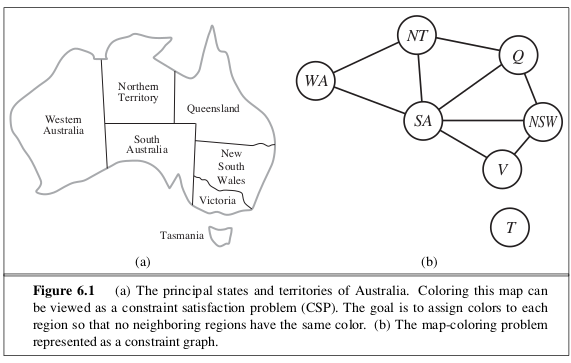
#> input picture map-coloring/backend/uploads/1ef4ce3b-0c62-4640-8de7-5ef9d3bf103c/original.png, 571 x 363 px
$ python -i detection_service.py   (imports and definitions only)
#> lines starting #> are read from the running program, lines starting #| are printed output that depends on the picture; after the words box and inside, x2 and y2 are one past the last pixel; in counts of white or black regions, pixels touching at a corner belong together
"""
AI/ML Pipeline for Region Detection using OpenCV + scikit-image
"""
import cv2
import numpy as np
from PIL import Image
import os
from typing import List, Dict, Tuple, Any
import json

def detect_regions(image_path: str, sensitivity: float = 0.5, session_id: str = "") -> Dict[str, Any]:
    """
    Detect enclosed regions in a map image using:
    1. Grayscale conversion
    2. Gaussian blur
    3. Canny edge detection
    4. Contour detection
    5. Region labeling
    """
#> called with sensitivity = 0.5, session_id = ''

    # Load image
    img_bgr = cv2.imread(image_path)
#> img_bgr is the input picture: shape (363, 571, 3); mean B, G, R 242.7, 242.7, 242.8
    if img_bgr is None:
        raise ValueError(f"Could not load image: {image_path}")

    img_rgb = cv2.cvtColor(img_bgr, cv2.COLOR_BGR2RGB)
    h, w = img_bgr.shape[:2]
#> h = 363; w = 571

    # Step 1: Convert to grayscale
    gray = cv2.cvtColor(img_bgr, cv2.COLOR_BGR2GRAY)

    # Step 2: Gaussian blur to reduce noise
    blurred = cv2.GaussianBlur(gray, (5, 5), 0)
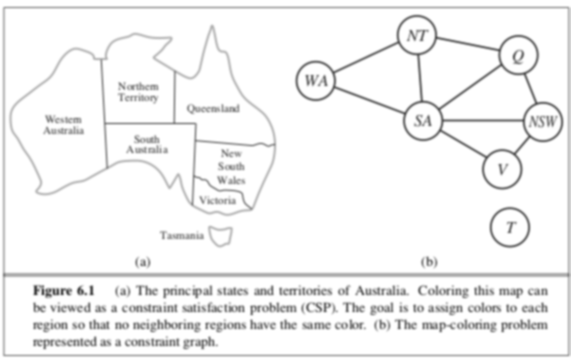
#> blurred: shape (363, 571); min 71, max 255, mean 242.7

    # Step 3: Canny edge detection (sensitivity controls thresholds)
    low_thresh = int(30 * (1 - sensitivity) + 10)
    high_thresh = int(150 * (1 - sensitivity) + 50)
    edges = cv2.Canny(blurred, low_thresh, high_thresh)
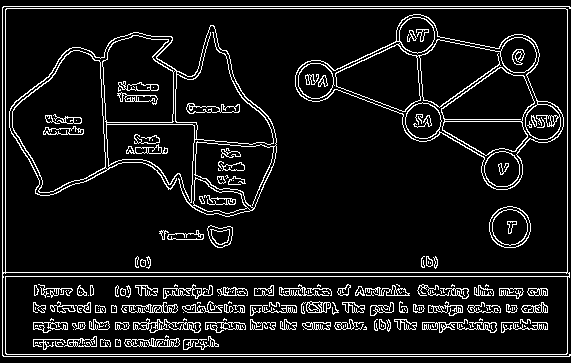
#> edges: shape (363, 571); 9.2% white in thin lines or dots

    # Step 4: Dilate edges to close gaps
    kernel = np.ones((3, 3), np.uint8)
    edges_dilated = cv2.dilate(edges, kernel, iterations=2)
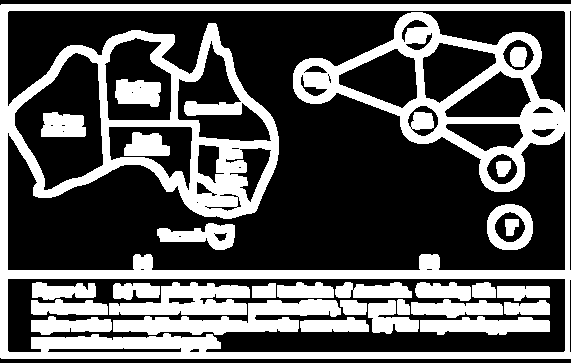
#> edges_dilated: shape (363, 571); 34.8% white; 28 white regions

    # Step 5: Find contours (regions)
    contours, hierarchy = cv2.findContours(
        edges_dilated, cv2.RETR_CCOMP, cv2.CHAIN_APPROX_SIMPLE
    )
#> contours = 77 contours, 19 with area under 20; largest, box (x1, y1, x2, y2) and area: (0, 4, 571, 359) 201448, (7, 10, 566, 271) 86719, (7, 278, 566, 353) 38490, (14, 52, 104, 191) 7994, (104, 37, 172, 121) 4575

    # Step 6: Filter contours by area (remove tiny noise)
    min_area = (w * h) * 0.005  # At least 0.5% of image area
#> min_area = 1036.4
    max_area = (w * h) * 0.95   # At most 95% of image
#> max_area = 196909.3

    valid_contours = []
    for i, cnt in enumerate(contours):
        area = cv2.contourArea(cnt)
        if min_area < area < max_area:
            valid_contours.append(cnt)
#> this loop made 77 passes
#> area on passes 1 to 12: 744, 1581.5, 948.5, 510, 948, 308, 1067, 151.5, 3464.5, 870.5, 581, 274
#> after the loop, valid_contours = 16 contours; largest, box (x1, y1, x2, y2) and area: (7, 10, 566, 271) 86719, (7, 278, 566, 353) 38490, (14, 52, 104, 191) 7994, (104, 37, 172, 121) 4575, (177, 40, 272, 142) 3972

    # Limit to reasonable number of regions
    valid_contours = sorted(valid_contours, key=cv2.contourArea, reverse=True)[:50]

    # Step 7: Build region data
    regions = []
    region_mask = np.zeros((h, w), dtype=np.int32)

    for idx, cnt in enumerate(valid_contours):
        region_id = idx + 1
        area = cv2.contourArea(cnt)

        # Compute centroid
        M = cv2.moments(cnt)
        if M["m00"] > 0:
            cx = int(M["m10"] / M["m00"])
            cy = int(M["m01"] / M["m00"])
        else:
            x, y, ww, hh = cv2.boundingRect(cnt)
            cx, cy = x + ww // 2, y + hh // 2

        # Bounding box
        x, y, bw, bh = cv2.boundingRect(cnt)

        # Fill region mask
        cv2.drawContours(region_mask, [cnt], -1, region_id, thickness=-1)

        regions.append({
            "id": region_id,
            "label": f"R{region_id}",
            "area": float(area),
            "centroid": [float(cx), float(cy)],
            "bounding_box": [int(x), int(y), int(bw), int(bh)],
            "color": None,
            "contour_points": cnt.reshape(-1, 2).tolist()[:50]  # Limit points
        })
#> this loop made 16 passes
#> (area, cx, cy, bw, bh) on passes 1 to 12: (86719, 296, 158, 559, 261), (38490, 297, 312, 559, 75), (7994, 64, 122, 90, 139), (4575, 136, 83, 68, 84), (3972.5, 219, 104, 95, 102), (3464.5, 235, 319, 228, 36), (3176.5, 154, 146, 85, 65), (2929.5, 384, 78, 80, 61), (2840, 188, 301, 141, 33), (2739.5, 452, 69, 75, 62), (2512, 492, 99, 88, 48), (1690, 509, 226, 46, 46)
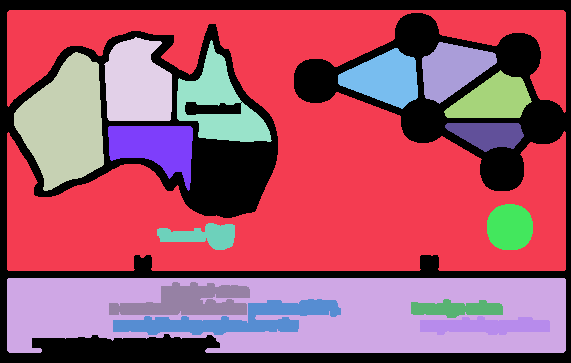
#> region_mask: shape (363, 571) int32; 17 distinct labels, from 0 to 16; one colour per label, 0 black
#> after the loop, regions = 16 items

    # Step 8: Create visualization overlay
    overlay = img_rgb.copy()
    colors_palette = [
        (255, 100, 100), (100, 200, 100), (100, 100, 255),
        (255, 200, 100), (200, 100, 255), (100, 255, 200),
        (255, 150, 200), (150, 255, 150), (200, 150, 255),
        (255, 255, 100), (100, 200, 255), (255, 100, 200),
    ]

    # Draw contours with semi-transparency
    overlay_layer = overlay.copy()
    for idx, (cnt, region) in enumerate(zip(valid_contours, regions)):
        color = colors_palette[idx % len(colors_palette)]
        cv2.drawContours(overlay_layer, [cnt], -1, color, thickness=-1)
        cv2.drawContours(overlay, [cnt], -1, (50, 50, 50), thickness=2)

        # Add label at centroid
        cx, cy = int(region["centroid"][0]), int(region["centroid"][1])
        label = region["label"]
        font_scale = 0.6
        thickness = 2
        (tw, th), _ = cv2.getTextSize(label, cv2.FONT_HERSHEY_SIMPLEX, font_scale, thickness)
        cv2.rectangle(overlay, (cx - tw//2 - 3, cy - th - 3), (cx + tw//2 + 3, cy + 3), (0,0,0), -1)
        cv2.putText(overlay, label, (cx - tw//2, cy), cv2.FONT_HERSHEY_SIMPLEX, font_scale, (255,255,255), thickness)
#> this loop made 16 passes
#> (color, cx, cy, label, tw) on passes 1 to 12: ((255, 100, 100), 296, 158, 'R1', 27), ((100, 200, 100), 297, 312, 'R2', 27), ((100, 100, 255), 64, 122, 'R3', 27), ((255, 200, 100), 136, 83, 'R4', 27), ((200, 100, 255), 219, 104, 'R5', 27), ((100, 255, 200), 235, 319, 'R6', 27), ((255, 150, 200), 154, 146, 'R7', 27), ((150, 255, 150), 384, 78, 'R8', 27), ((200, 150, 255), 188, 301, 'R9', 27), ((255, 255, 100), 452, 69, 'R10', 39), ((100, 200, 255), 492, 99, 'R11', 39), ((255, 100, 200), 509, 226, 'R12', 39)
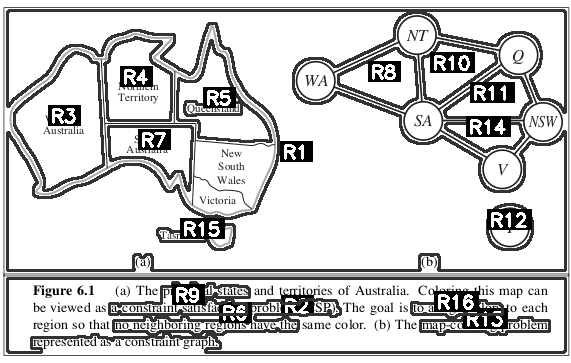
#> overlay: shape (363, 571, 3); mean R, G, B 206.7, 206.7, 206.7
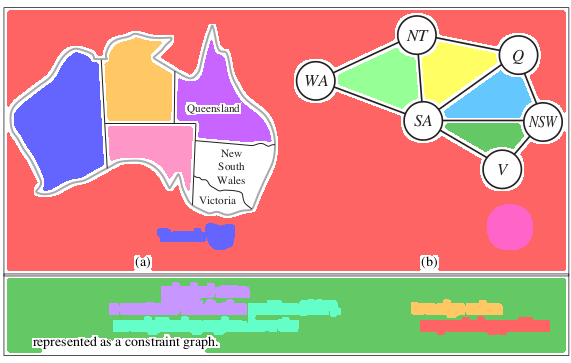
#> overlay_layer: shape (363, 571, 3); mean R, G, B 209.3, 157.4, 149.1

    # Blend overlay with original
    result = cv2.addWeighted(overlay_layer, 0.3, overlay, 0.7, 0)
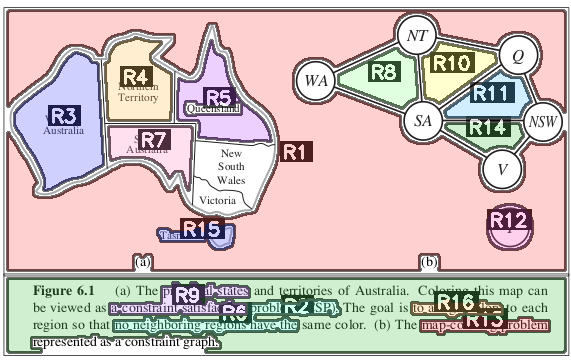
#> result: shape (363, 571, 3); mean R, G, B 207.5, 191.7, 189.2

    # Save detection result
    output_dir = f"uploads/{session_id}"
    os.makedirs(output_dir, exist_ok=True)
    detect_path = f"{output_dir}/detected.png"
    cv2.imwrite(detect_path, cv2.cvtColor(result, cv2.COLOR_RGB2BGR))

    # Save region mask for adjacency detection
    np.save(f"{output_dir}/region_mask.npy", region_mask)

    return {
        "regions": regions,
        "total_regions": len(regions),
        "image_size": [w, h],
        "detected_image_url": f"/uploads/{session_id}/detected.png",
        "edges_image_url": None,
    }


# [72 lines left out: functions build_adjacency_graph, compute_chromatic_lower_bound, not called in this run]

>>> result = detect_regions('../uploads/1ef4ce3b-0c62-4640-8de7-5ef9d3bf103c/original.png')
#> result = 5 items
